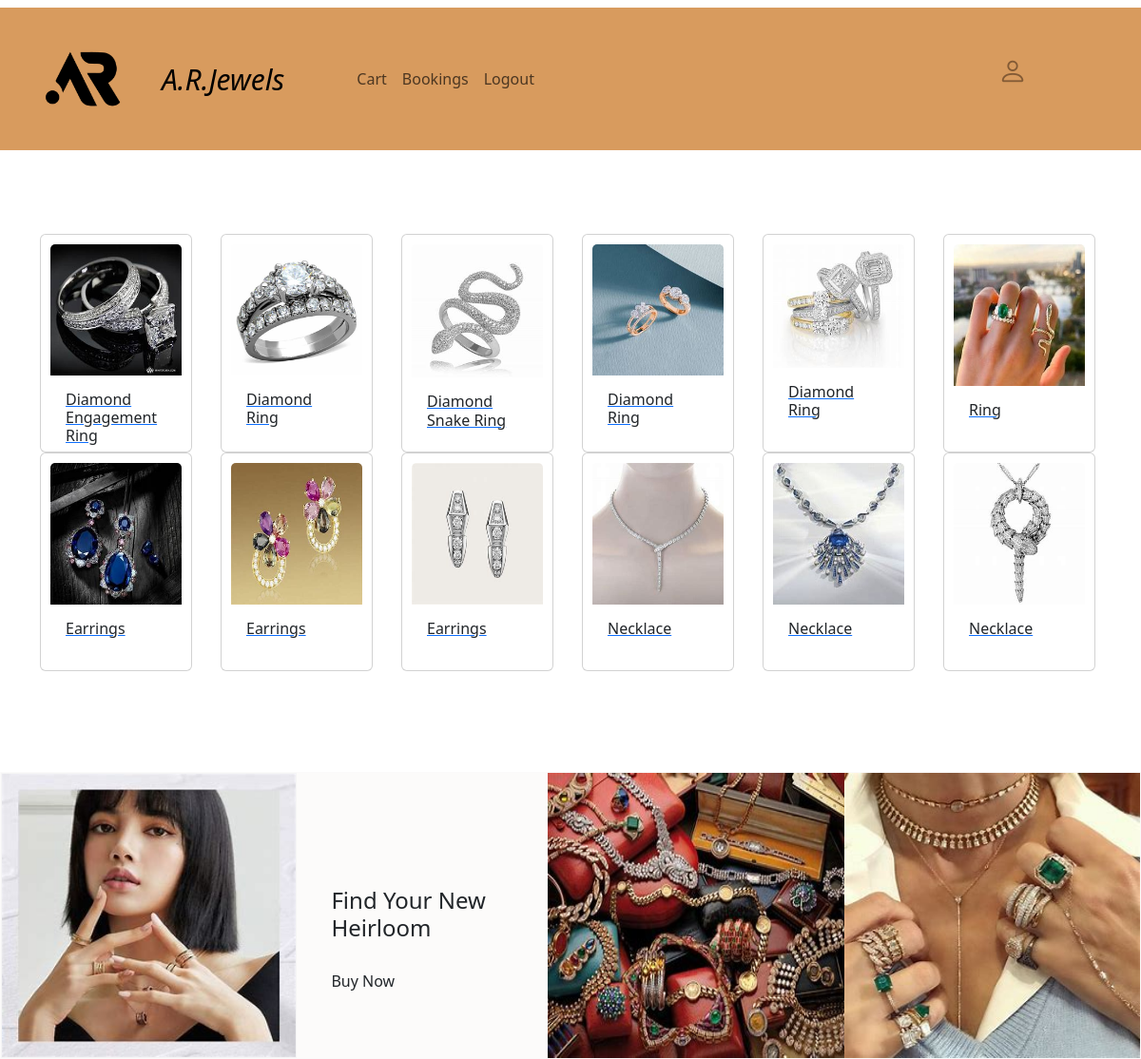
/user_home (signed in), run on the app's committed database.
### app/models.py (models this page shows, shortened)
class Jewels(models.Model):
    jewels_id=models.TextField()
    category=models.TextField()
    jewels_name=models.TextField()
    price=models.IntegerField()
    offer_price=models.IntegerField()
    description=models.TextField()
    img=models.FileField()

### app/views.py (the view)
# urls.py: path('user_home',views.user_home),
def user_home(req):
    if 'user' in req.session:
        products=Jewels.objects.all()
        return render(req,'user/user_home.html',{'product':products})

### templates/user/user_home.html (shortened to what this page needs)
<!DOCTYPE html>
<html lang="en">
<head>
    <link href="https://cdn.jsdelivr.net/npm/bootstrap@5.3.3/dist/css/bootstrap.min.css" rel="stylesheet">
    {% load static %}
    <link rel="stylesheet" href="https://cdn.jsdelivr.net/npm/bootstrap-icons@1.11.3/font/bootstrap-icons.min.css">
</head>
<body>
      <nav class="navbar navbar-expand-sm " >
        <div class="container-fluid" style="background-color: rgb(216, 155, 94);">
          <img src="{% static 'image/unnamed.png' %} " alt="" style="width: 150px;"><br>
          <div class="collapse navbar-collapse" id="collapsibleNavbar">
            <ul class="navbar-nav">
              <li class="nav-item">
                <a class="nav-link" href="#" style="font-style: italic; font-size: 30px; font-weight: 70px; color: black;">A.R.Jewels</a>
              </li>
              <li class="nav-item"style="padding-left: 60px; padding-top: 10px;" >
                <a class="nav-link" href="cart_display">Cart</a>
              </li>
              <li class="nav-item" style="padding-top: 10px;">
                <a class="nav-link" href="user_booking">Bookings</a>
              </li>
              <li class="nav-item" style="padding-top: 10px;">
                <a class="nav-link" href="logout">Logout</a>
              </li>
              <li style="position: absolute; right: 10%; font-size: 30px; color: rgb(130, 90, 53);">
              <i class="bi bi-person"></i>
              </li>
            </ul>
          </div>
        </div>
      </nav>
      <div class="container">
        <div class="row">
            {% for pro in product %}
            <div class="col-lg-2">
              <a href="view_pro/{{pro.pk}}">
                    <div class="card" style="width:160px; height: 230px; top: 80px; padding: 10px;" >
                      <img class="card-img-top" src="{{pro.img.url}}" alt="Card image" style="width:100%" height="300px">
                      <div class="card-body">
                        <h6 class="card-title">{{pro.jewels_name}}</h6>
                      </div>
                    </div>
                </a>
            </div>
            {% endfor %}
        </div>
    </div>
    <div class="first mt-3" style="background-color: rgb(252, 251, 250); border: 1px solid rgb(251, 250, 250); top: 170px;position: relative;">
      <img class="" src="{% static 'image/img3.jpg' %}" alt="" style="width: 26%; height: 300px;border: 1px solid whitesmoke;" >
      <img src="{% static 'image/img1.jpg' %}" alt="" style="right: 0px; position: absolute; width: 26%; height: 300px;">
      <img src="{% static 'image/img2.jpg' %}" alt="" style="right: 26%; position: absolute; width: 26%; height: 300px;">
      <div class="words" style="left: 29%; position: absolute;top: 120px;">
      <h4>Find Your New <br> Heirloom</h4> <br>
      <h6>Buy Now</h6>
      </div>
    </div>
</body>
</html>

### data on the page
Jewels: img (picture), jewels_name "Diamond Engagement Ring"
Jewels: img (picture), jewels_name "Diamond Ring"
Jewels: img (picture), jewels_name "Diamond Snake Ring"
Jewels: img (picture), jewels_name "Diamond Ring"
Jewels: img (picture), jewels_name "Diamond Ring"
Jewels: img (picture), jewels_name "Ring"
Jewels: img (picture), jewels_name "Earrings"
Jewels: img (picture), jewels_name "Earrings"
Jewels: img (picture), jewels_name "Earrings"
Jewels: img (picture), jewels_name "Necklace"
Jewels: img (picture), jewels_name "Necklace"
Jewels: img (picture), jewels_name "Necklace"
